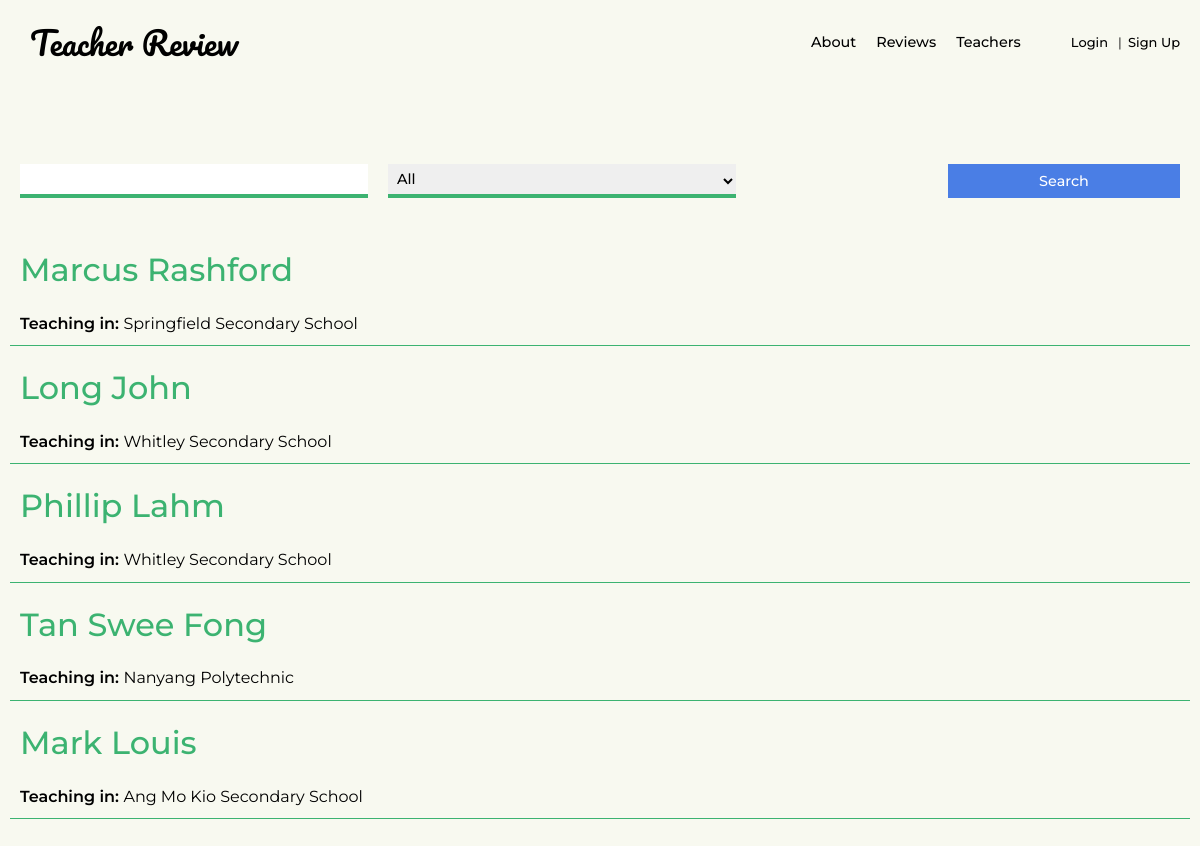
The page /page/teachers.php on the database its author committed.
### tables this page shows
CREATE TABLE `db_teachers` (
  `id` int(11) NOT NULL,
  `name` varchar(32) NOT NULL,
  `cur_school` varchar(64) NOT NULL,
  `subject` varchar(128) NOT NULL,
  `portfolio` varchar(32) NOT NULL
);

### lib/db.php (called while the page is built, shortened)
<?php
class DB{
    protected static $local = "localhost";
    protected static $root = "root";
    protected static $pass = "";
    protected static $db = "db_a2_newweinern";
    function __construct(){
        $this->connect = new mysqli(self::$local, self::$root, self::$pass, self::$db);
    }
}
?>

### php.class/teacher.php (called while the page is built, shortened)
<?php
    include_once "../lib/db.php";
    class Teacher extends DB{
        function find_match($str, $sch="*"){
            $db = $this->connect->query("SELECT name, cur_school FROM db_teachers WHERE name LIKE '%$str%'".(isset($text) ? $text : ""));
            $res = $db->fetch_all(MYSQLI_ASSOC);
            return $res;
        }
    }
?>

### page/teachers.php (the view, shortened to what this page needs)
<!doctype html>
<html class="no-js" lang="">
<?php
  include_once "../php.class/teacher.php";
  $teacher = new Teacher();
  $search = isset($_GET["search"]);
  $search_text = $search ? $_GET["search"] : "";
  $school_isset = isset($_GET["school"]);
  $school_text = $school_isset ? $_GET["school"] : "*";
  $teacher_result = $teacher->find_match($search_text, $school_text);
  include_once "../component/head.php";
?>
<body>
  <?php include_once "../component/nav.php"; ?>
  <div class="page-wrapper">
    <section class="search">
        <form>
            <div class="search-container flex-wrap container">
                <input type="text" name="search" id="search" value="<?= $search ? $search_text : "";?>" pattern="[A-Za-z0-9\ ]">
                <select name="school" id="school">
                    <option value="*">All</option>
                </select>
                <input type="submit" value="Search" class="btn blue-btn">
            </div>
        </form>
    </section>
    <section class="results">
          <div class="container teachers">
          <?php foreach($teacher_result as $key =>$value){
            echo "
            <a href='reviews/".preg_replace("/\s/", "_",$value["name"])."'>
              <div class='list-info'>
                  <h1>".$value['name']."</h1>
                  <p>
                    <span>Teaching in: </span>".$value["cur_school"]."
                  </p>
              </div>
            </a>
            ";
          }
          ?>
          </div>
    </section>
  </div>
</body>
</html>

### css/main.css (style rules this page uses)
* { margin: 0; padding: 0; box-sizing: border-box; }
html { color: #222; font-size: 1em; line-height: 1.4; }
:root { --font-unique : 'Pacifico', cursive; --font-p : 'Montserrat', sans-serif; }
h1,h2,h3,h4,h5,h6 { margin: 0; }
p { font-family: var(--font-p); }
.btn { appearance: none; background: none; border: none; padding: 15px 20px; margin-top: 15px; font-family: var(--font-p); font-weight: 500; text-align: center; cursor: pointer; }
.btn.blue-btn { background: #4a7ee5; color: white; }
.container { max-width: 1180px; margin: auto; }
section { min-height: calc(100vh - 84px); }
.page-wrapper { background-color: #f8f9f0; padding-top: 84px; }
section.search { padding: 0 20px; padding-top: 10vh; min-height: auto; }
section.search .search-container { display: flex; flex-wrap:wrap; width: 100%; }
section.search .search-container input, section.search .search-container select { font-family: var(--font-p); font-size: .9em; font-weight: 500; padding: 5px; flex: 1; width: 100%; border: none; border-bottom: 4px solid mediumseagreen; }
section.search .search-container select { margin-left: 20px; }
section.search input[type="submit"] { flex: 0 0 100%; width: 100%; border:none; margin-top: 15px; }
section.results { margin-top: 40px; font-family: var(--font-p); }
section.results h1 { font-weight: 500; margin-bottom: 20px; }
section.results .teachers > a { text-decoration: none; }
section.results .list-info { padding: 10px; transition: all .13s; margin-top: 10px; border-bottom: 1px solid mediumseagreen; }
section.results .list-info h1 { text-decoration: none; color: mediumseagreen; }
section.results .list-info p { color: black; }
section.results .list-info span { font-weight: 600; }
@media (min-width:576px) { section.search .search-container select, section.search .search-container input[type="text"] { flex: 0 1 30%; } }
@media (min-width:576px) { section.search .search-container input[type="submit"] { flex: 0 0 20%; max-width: 250px; margin-left: auto; margin-top: 0; } }
.flex-wrap { flex-wrap: wrap; }

### rows shown on the page
db_teachers: name "Marcus Rashford", cur_school "Springfield Secondary School"
db_teachers: name "Long John", cur_school "Whitley Secondary School"
db_teachers: name "Phillip Lahm", cur_school "Whitley Secondary School"
db_teachers: name "Tan Swee Fong", cur_school "Nanyang Polytechnic"
db_teachers: name "Mark Louis", cur_school "Ang Mo Kio Secondary School"
